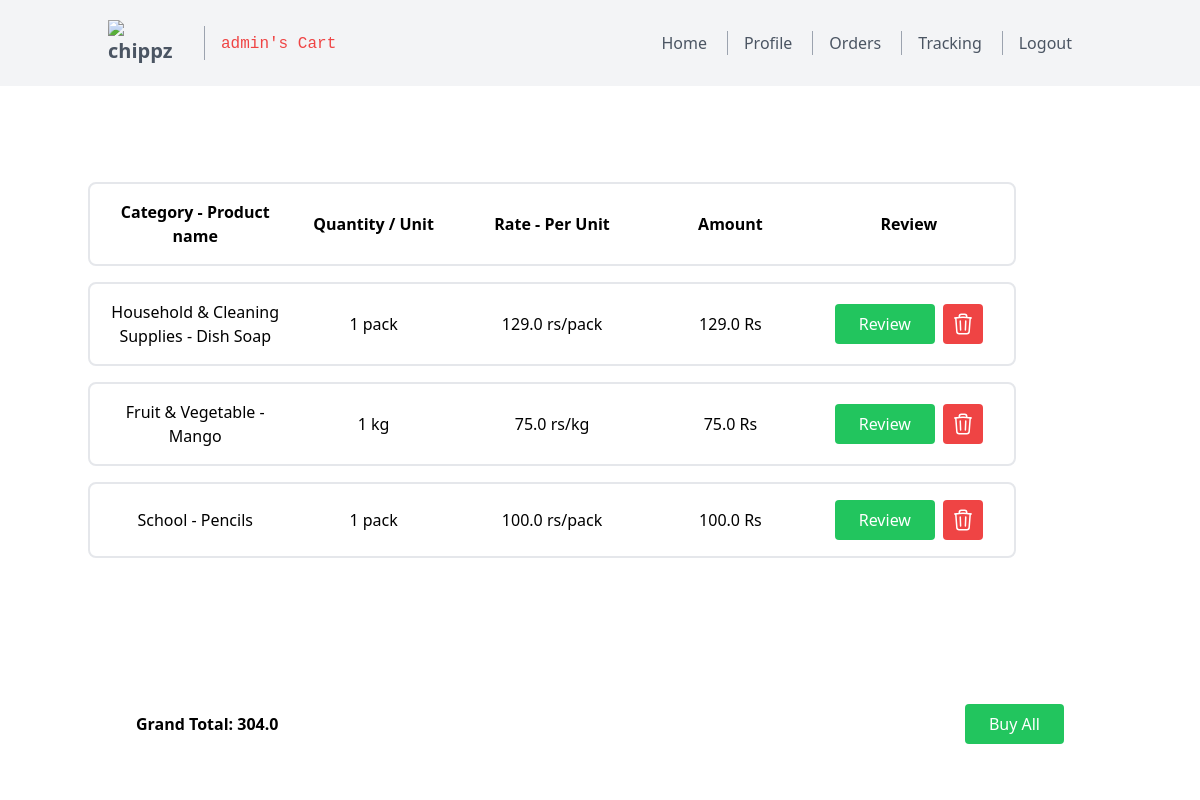
/cart (signed in), run on the app's committed database.
### models.py (models this page shows, shortened)
class User(db.Model):
    __TableName__ = 'user'
    userid = db.Column(db.Integer, primary_key=True, autoincrement=True, nullable=False, unique=True)
    uname = db.Column(db.String(20), nullable=False, unique=True)
    passhash = db.Column(db.String(1024), nullable=False)
    profileid = db.Column(db.String(1024), nullable=False)
    role = db.Column(db.String(10), nullable=False)
    @property
    def password(self):
        raise AttributeError('Password is not a readable attribute')

class Category(db.Model):
    __TableName__ = 'category'
    categoryid = db.Column(db.Integer, primary_key=True, autoincrement=True, nullable=False, unique=True)
    categoryname = db.Column(db.String(50), nullable=False)
    products = db.relationship('Product', backref='category', foreign_keys='Product.categoryid', lazy=True)

class Product(db.Model):
    __TableName__ = 'product'
    productid = db.Column(db.Integer, primary_key=True, autoincrement=True, nullable=False, unique=True)
    productname = db.Column(db.String(20), nullable=False)
    categoryid = db.Column(db.Integer, db.ForeignKey('category.categoryid'), nullable=False)
    rateperunit = db.Column(db.Float, nullable=False)
    unit= db.Column(db.String(20), nullable=False)
    quantity = db.Column(db.Integer, nullable=False)

### routes.py (the view)
@app.route('/cart')
@auth_required
def cart():
    cart = Cart.query.filter_by(userid=session['user_id']).all()
    products = []
    grand_total=[]
    total_amount=0
    for item in cart:
        product_details = Product.query.filter_by(productid=item.productid).first()
        category_details = Category.query.filter_by(categoryid=product_details.categoryid).first()
        cart=Cart.query.filter_by(userid=session['user_id'],productid=item.productid).all()
        total_amount=total_amount+(Cart.query.filter_by(userid=session['user_id'],productid=item.productid).first().quantity*product_details.rateperunit)
        products.append({
            'productid': product_details.productid,
            'productname': product_details.productname,
            'categoryname': category_details.categoryname,
            'rateperunit': product_details.rateperunit,
            'unit': product_details.unit,
            'quantity': int(item.quantity),
            'amount': product_details.rateperunit * item.quantity,
            'stock': int(product_details.quantity),
        })
    grand_total.append({'grand_total':total_amount})
    return render_template('cart/cart.html', products=products,grand_total=grand_total,nav="cart",user=User.query.filter_by(userid=session['user_id']).first())

### routes.py (called while the page is built)
def auth_required(func):
    @wraps(func)
    def inner(*args, **kwargs):
        if 'user_id' not in session:
            flash('Please login to continue')
            return redirect(url_for('login'))
        return func(*args, **kwargs)
    return inner

### templates/cart/cart.html (shortened to what this page needs)
{% extends 'layout.html' %}
{% block content %}
{%if products|length == 0%}
    <div class="container px-12 py-24 mx-10">
        <div class="component1 border-gray-200 rounded-lg p-4 flex mb-4">
            <div style="flex: 25%; display: flex; justify-content: center; align-items: center;">
                <h2 class="text-sm tracking-widest title-font mb-1 font-medium " style="font-weight: bold;">Cart is Empty</h2>
            </div>
        </div>
    </div>
{%else%}
    <div class="container px-12 py-24 mx-10 mb-10">
        <div class="component1 border-2 border-gray-200 rounded-lg p-4 flex mb-4 " style="font-weight: bold;">
            <div style="flex: 25%; display: flex; justify-content: center; align-items: center;text-align:center;">
                <h2>Category - Product name</h2>
            </div>
            <div style="flex: 25%; display: flex; justify-content: center; align-items: center;">
                <h2>Quantity / Unit</h2>
            </div>
            <div style="flex: 25%; display: flex; justify-content: center; align-items: center;">
                <h2>Rate - Per Unit</h2>
            </div>
            <div style="flex: 25%; display: flex; justify-content: center; align-items: center;">
                <h2>Amount</h2>
            </div>
            <div style="flex: 25%; display: flex; justify-content: center; align-items: center;">
                <button>Review</button>
            </div>
        </div>
        {% for product in products %}
        <div class="component1 border-2 border-gray-200 rounded-lg p-4 flex mb-4">
            <div style="flex: 25%; display: flex; justify-content: center; align-items: center;text-align:center;">
                <h2>{{ product["categoryname"] }} - {{ product["productname"] }}</h2>
            </div>
            <div style="flex: 25%; display: flex; justify-content: center; align-items: center;">
                <h2>{{ product["quantity"] }} {{product["unit"].split('/')[1] }}</h2>
            </div>
            <div style="flex: 25%; display: flex; justify-content: center; align-items: center;">
                <h2>{{ product["rateperunit"] }} {{ product["unit"] }}</h2>
            </div>
            <div style="flex: 25%; display: flex; justify-content: center; align-items: center;">
                <h2>{{product["amount"]}} Rs</h2>
            </div>
            <div style="flex: 25%; display: flex; justify-content: center; align-items: center;">
                {%if product["stock"] == 0%}
                <button class="bg-red-500 hover:bg-red-700 text-white bg-red-500 border-0 py-2 px-6 focus:outline-none hover:bg-red-600 rounded" style="background-color: transparent; border: 2px dashed red; color: red; padding: 8px 16px;"><a href="{{url_for('review_product',productid=product['productid'])}}">Out of Stock</a></button>
                {%elif product["quantity"] > product["stock"]%}
                <button class=" bg-transparent hover:bg-yellow-500 text-yellow-700 font-semibold hover:text-white py-2 px-4 border border-yellow-500 hover:border-transparent rounded" ><a href="{{url_for('review_product',productid=product['productid'])}}" >Reduce quantity</a></button>
                {%elif product["stock"]>0 and product["stock"] > product["quantity"]%}
                <button class=" text-white bg-green-500 border-0 py-2 px-6 focus:outline-none hover:bg-green-600 rounded" ><a href="{{url_for('review_product',productid=product['productid'])}}" >Review</a></button>
                {%else%}
                <button class=" text-white bg-green-500 border-0 py-2 px-6 focus:outline-none hover:bg-green-600 rounded" ><a href="{{url_for('review_product',productid=product['productid'])}}" >Review</a></button>
                {%endif%}
                <button class=" text-white bg-red-500 border-0 py-2 px-2 focus:outline-none hover:bg-red-600 rounded ml-2"><a href="{{url_for('delete_product_cart',productid=product['productid'])}}" >
                </a></button>
                </div>
            </div>
        {% endfor %}
    </div>
    <div class="fixed bottom-0 left-0 w-full bg-gray-100" style="background:white">
        <div class="container px-12 py-14 mx-auto flex justify-between items-center">
            <h2 class="font-bold">Grand Total: {{grand_total[0]["grand_total"]}}</h2>
            <button class=" text-white bg-green-500 border-0 py-2 px-6 focus:outline-none hover:bg-green-600 rounded"><a href="{{url_for('payment')}}" >Buy All</a></button>
        </div>
    </div>
{%endif%}
{% endblock %}

### templates/navbar.html (shortened to what this page needs)
  </head>
<body>
  <header class="text-gray-600 body-font bg-gray-100">
    <div class="container mx-auto flex flex-wrap p-5 flex-col md:flex-row items-center">
        <a class="navbar-brand" href="{{url_for('index')}}" style="font-weight: bold;font-size:15pt"><img src="http://127.0.0.1:5500/templates/gs.png" alt="chippz" class="mx-auto  w-20" /></a>
      <nav class="md:mr-auto md:ml-4 md:py-1 md:pl-4 md:border-l md:border-gray-400	flex flex-wrap items-center text-base justify-center">
        <a class="mr-5 text-red-500">
          {%if nav=="dashboard"%}
            <code>{{user.uname}}'s Dashboard</code>
          {%elif nav=="profile"%}
            <code>{{user.uname}}'s Profile</code>
          {%elif nav=="buy_product"%}
            <code>Buying Product</code>
          {%elif nav=="addtocart"%}
            <code>Adding to Cart</code>
          {%elif nav=="cart"%}
            <code>{{user.uname}}'s Cart</code>
          {%elif nav=="review_product"%}
            <code>Reviewing Product</code>
          {%elif nav=="order"%}
            <code>{{user.uname}}'s Order History</code>
          {%elif nav=="payment"%}
            <code>{{user.uname}}'s Payment</code>
          {%elif nav=="success"%}
            <code>{{user.uname}}'s Payment Success</code>
          {%elif nav=="tracking"%}
            <code>{{user.uname}}'s Tracking Order</code>
          {%else%}
            <code>Login/Sign Up</code>
          {%endif%}
        </a>
      </nav>
      <nav class="md:ml-auto flex flex-wrap items-center text-base justify-center">
        {%if nav=="dashboard"%}
          <a class="mr-5 hover:text-gray-900" href="{{url_for('profile')}}">Profile</a>
          <a class="mr-5 hover:text-gray-900 md:pl-4 md:border-l md:border-gray-400" href="{{url_for('cart')}}">Cart</a>
          <a class="mr-5 hover:text-gray-900 md:pl-4 md:border-l md:border-gray-400" href="{{url_for('order')}}">Orders</a>
          <a class="mr-5 hover:text-gray-900 md:pl-4 md:border-l md:border-gray-400" href="{{url_for('tracking')}}">Tracking</a>
          <a class="mr-5 hover:text-gray-900 md:pl-4 md:border-l md:border-gray-400" href="{{url_for('logout')}}">Logout</a>
        {%elif nav=="cart"%}
          <a class="mr-5 hover:text-gray-900" href="{{url_for('index')}}">Home</a>
          <a class="mr-5 hover:text-gray-900 md:pl-4 md:border-l md:border-gray-400" href="{{url_for('profile')}}">Profile</a>
          <a class="mr-5 hover:text-gray-900 md:pl-4 md:border-l md:border-gray-400" href="{{url_for('order')}}">Orders</a>
          <a class="mr-5 hover:text-gray-900 md:pl-4 md:border-l md:border-gray-400" href="{{url_for('tracking')}}">Tracking</a>
          <a class="mr-5 hover:text-gray-900 md:pl-4 md:border-l md:border-gray-400" href="{{url_for('logout')}}">Logout</a>
        {%else%}
          <a class="mr-5 hover:text-gray-900" href="{{url_for('login')}}">Customer</a>
          <a class="mr-5 hover:text-gray-900 md:pl-4 md:border-l md:border-gray-400" href="{{url_for('login_man')}}">Manager</a>
        {%endif%}
      </nav>
    </div>
  </header>
</body>
</html>

### data on the page
User: uname "admin"
Category: categoryname "Household & Cleaning Supplies"
Product: productname "Dish Soap", unit "pack", rateperunit "129.0", unit "rs/pack"
Category: categoryname "Fruit & Vegetable"
Product: productname "Mango", unit "kg", rateperunit "75.0", unit "rs/kg"
Category: categoryname "School"
Product: productname "Pencils", unit "pack", rateperunit "100.0", unit "rs/pack"

### other printed values
{{ product["quantity"] }} "1" "1" "1"
{{ product["amount"] }} "129.0" "75.0" "100.0"
{{ grand_total[0]["grand_total"] }} "304.0"
